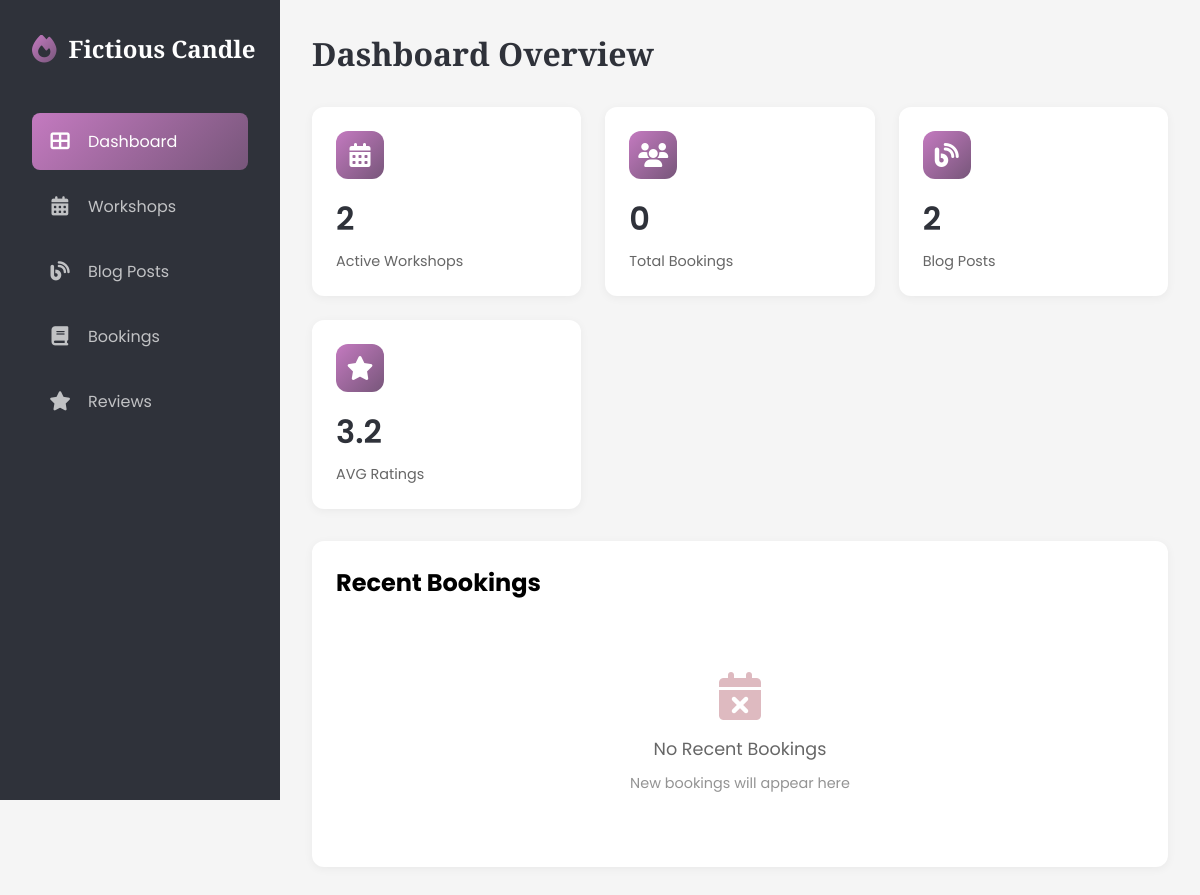
The app's page /dashboard/ (signed in), older data.
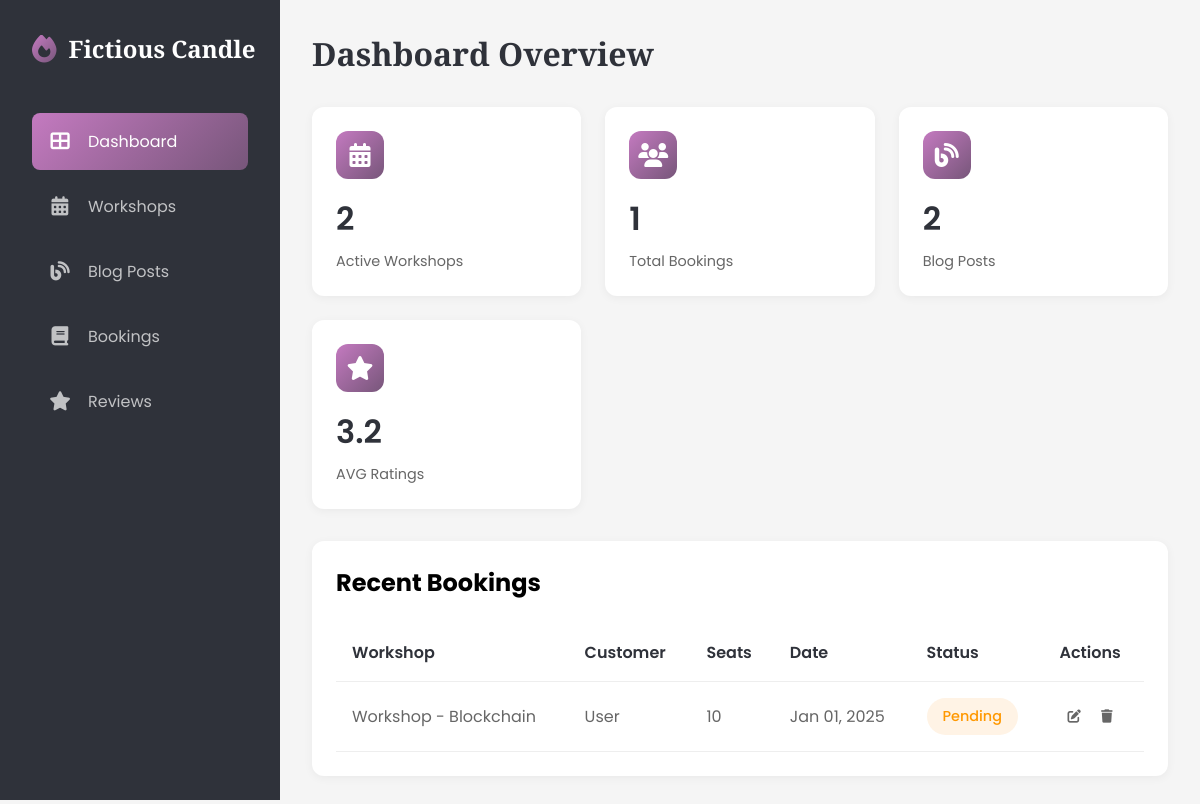
The same page, newer data.
### candle/models.py (models this page shows, shortened)
class Booking(models.Model):
    STATUS_CHOICES = [
        ('confirmed', 'Confirmed'),
        ('pending', 'Pending'),
        ('cancelled', 'Cancelled'),
    ]
    user = models.ForeignKey(User, on_delete=models.CASCADE, related_name='bookings', related_query_name='booking')
    workshop = models.ForeignKey(CandleWorkshop, on_delete=models.CASCADE, related_name='bookings', related_query_name='booking')
    booking_date = models.DateTimeField(auto_now_add=True)
    number_of_seats = models.IntegerField()
    status = models.CharField(
        max_length=10,
        choices=STATUS_CHOICES,
        default='pending'
    )
    class Meta:
        ordering = ['-booking_date']

class CandleWorkshop(models.Model):
    title = models.CharField(max_length=255)
    description = models.TextField()
    duration = models.FloatField(
        help_text='Duration of the workshop in hours (e.g., 1.5 for 1.5 hours)'
    )
    thumbnail = models.ImageField(
        upload_to='workshop_thumbnails/',
        null=True,
        blank=True,
        help_text='Featured image for the workshop'
    )
    date = models.DateField()
    time = models.TimeField()
    price = models.DecimalField(max_digits=10, decimal_places=2)
    capacity = models.IntegerField()
    class Meta:
        ordering = ("-date",)

### candle/views.py (the view)
# urls.py: path("",DashboardView.as_view(),name="dashboard")
class DashboardView(LoginRequiredMixin,TemplateView):
    template_name = "candle/dashboard/home.html"
    def get_context_data(self, **kwargs):
        context = super().get_context_data(**kwargs)
        user = self.request.user
        if user.is_superuser:
            context['recent_bookings'] = Booking.objects.all()[:6]
            context['active_workshops'] = CandleWorkshop.objects.count()
            context['total_bookings'] = Booking.objects.count()
            context['total_blog_posts'] = Blogpost.objects.count()
            context['average_rating'] = Review.get_average_rating()
        else:
            context['recent_bookings'] = Booking.objects.filter(user=user)[:6]
            context['total_bookings'] = Booking.objects.filter(user=user).count()
            context['total_blog_posts'] = Blogpost.objects.filter(author=user).count()
            context['average_rating'] = Review.get_average_rating(user=user)
        return context

### candle/context_processors.py (called while the page is built)
def company_info(request):
    config = {
        "latest_blogs":Blogpost.objects.all()[:6],
        "latest_workshops":CandleWorkshop.objects.all()[:6]
    }
    try:
        config.update(Config.objects.first().as_dict())
    except Exception as e:
        pass
    return config

### candle/models.py (called while the page is built)
    def as_dict(self):
        return {
            'site_name': self.site_name or '',
            'site_title': self.site_title or '',
            'site_description': self.site_description or '',
            'facebook_url': self.facebook_url or '',
            'instagram_url': self.instagram_url or '',
            "pinterest_url": self.pinterest_url or ""
        }

    @classmethod
    def get_average_rating(cls, user=None):
        reviews = cls.objects.all()
        if user:
            reviews = reviews.filter(user=user)
        avg_rating = reviews.aggregate(models.Avg('rating'))['rating__avg']
        return round(avg_rating, 1) if avg_rating else 0

### candle/templates/candle/dashboard/home.html (shortened to what this page needs)
{% extends 'candle/dashboard/base.html' %}
{% block content %}
<main class="main-content">
    <div class="page-header">
        <h1 class="page-title">Dashboard Overview</h1>
    </div>
    <div class="dashboard-grid">
        {% if user.is_superuser %}
        <div class="stat-card">
            <div class="stat-header">
                <div class="stat-icon">
                    <i class="fas fa-calendar-alt"></i>
                </div>
            </div>
            <div class="stat-value">{{active_workshops}}</div>
            <div class="stat-label">Active Workshops</div>
        </div>
        {% endif %}
        <div class="stat-card">
            <div class="stat-header">
                <div class="stat-icon">
                    <i class="fas fa-users"></i>
                </div>
            </div>
            <div class="stat-value">{{total_bookings}}</div>
            <div class="stat-label">{% if not user.is_superuser %}My {% endif %}Total Bookings</div>
        </div>
        <div class="stat-card">
            <div class="stat-header">
                <div class="stat-icon">
                    <i class="fas fa-blog"></i>
                </div>
            </div>
            <div class="stat-value">{{total_blog_posts}}</div>
            <div class="stat-label">{% if not user.is_superuser %}My {% endif %} Blog Posts</div>
        </div>
        <div class="stat-card">
            <div class="stat-header">
                <div class="stat-icon">
                    <i class="fas fa-star"></i>
                </div>
            </div>
            <div class="stat-value">{{average_rating}}</div>
            <div class="stat-label">AVG Ratings{% if not user.is_superuser %} I’ve Given{% endif %}</div>
        </div>
    </div>
    <div class="table-container">
        <div class="table-header">
            <h2>Recent Bookings</h2>
        </div>
        {% if not recent_bookings %}
        <div class="empty-state">
            <i class="fas fa-calendar-xmark"></i>
            <p>No Recent Bookings</p>
            <span>New bookings will appear here</span>
        </div>
        {% else %}
        <table>
            <thead>
                <tr>
                    <th>Workshop</th>
                    {% if user.is_superuser %}
                    <th>Customer</th>
                    {% endif %}
                    <th>Seats</th>
                    <th>Date</th>
                    <th>Status</th>
                    <th>Actions</th>
                </tr>
            </thead>
            <tbody>
                {% for booking in recent_bookings %}
                    <tr>
                        <td>{{booking.workshop.title}}</td>
                        {% if user.is_superuser %}
                        <td>{{booking.user.get_full_name|default:"User"}}</td>
                        {% endif %}
                        <td>{{booking.number_of_seats}}</td>
                        <td>{{booking.booking_date|date:"M d, Y"}}</td>
                        <td><span class="status status-{{booking.status}}">{{booking.get_status_display}}</span></td>
                        <td>
                            <button class="action-btn" onclick="openBookingModal({{booking.id}})"><i class="fas fa-edit"></i></button>
                            <form method="post" action="{% url 'candle:delete_bookings' booking.id %}" class="delete-form">
                                <button type="submit" class="action-btn">
                                    <i class="fas fa-trash"></i>
                                </button>
                            </form>
                        </td>
                    </tr>
                {% endfor %}
            </tbody>
        </table>
        {% endif %}
    </div>
</main>
{% endblock content %}

Row changes from the older to the newer data that the page shows:
added Booking: workshop "Workshop - Blockchain", user.get_full_name "User", number_of_seats "10", booking_date "Jan 01, 2025", status "Pending"
Text that changed along with them:
{{ total_bookings }}: "0" → "1"
text no longer shown: "No Recent Bookings New bookings will appear here"
text now shown: "Workshop Customer Seats Date Status Actions"
